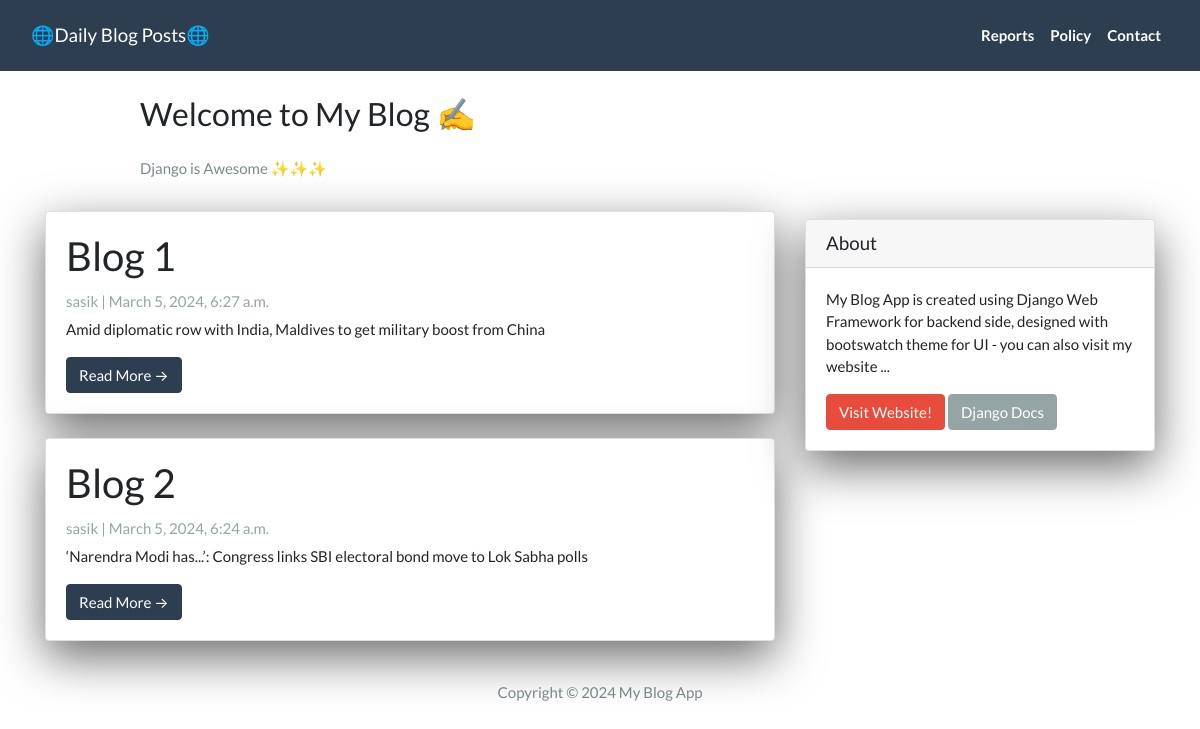
The page / on the database its author committed.
### app/models.py (models this page shows)
class Post(models.Model):
    title = models.CharField(max_length=200,unique=True)
    slug = models.CharField(max_length=200,unique=True)
    author = models.ForeignKey(User, on_delete=models.CASCADE, related_name='blog_posts')
    created_on = models.DateTimeField(auto_now_add=True)
    updated_on = models.DateTimeField(auto_now=True)
    content = models.TextField()
    status = models.IntegerField(choices=STATUS, default=0)

### app/views.py (the view)
# urls.py: path('', views.PostList.as_view(), name="home"),
class PostList(generic.ListView):
  queryset = Post.objects.filter(status=1).order_by('-created_on')
  template_name = 'index.html'

### app/templates/index.html (shortened to what this page needs)
{% extends "base.html" %}
{% block content %}
<header class="masthead">
  <div class="container">
    <div class="row">
      <div class=" col-md-8 col-md-10 mx-auto">
        <div class="site-heading">
          <h3 class=" site-heading my-4 mt-3 text-black"> Welcome to My Blog ✍️ </h3>
          <p class="text-dark">Django is Awesome ✨✨✨ </p>
        </div>
      </div>
    </div>
  </div>
</header>
<div class="container">
  <div class="row">
    <div class="col-md-8 mt-3 left">
      {% for post in post_list %}
      <div class="card mb-4">
        <div class="card-body">
          <h2 class="card-title">{{ post.title }}</h2>
          <p class="card-text text-muted h6">{{ post.author }} | {{ post.created_on}} </p>
          <p class="card-text">{{post.content|slice:":200"}}</p>
          <a href="{% url 'post_detail' post.slug  %}" class="btn btn-primary">Read More &rarr;</a>
        </div>
      </div>
      {% endfor %}
    </div>
    {% block sidebar %}
    {% include 'sidebar.html' %}
    {% endblock sidebar %}
  </div>
</div>
{%endblock%}

### app/templates/base.html (shortened to what this page needs)
<!DOCTYPE html>
<html>
<head>
  <link rel="stylesheet" href="https://stackpath.bootstrapcdn.com/bootswatch/4.5.2/flatly/bootstrap.min.css">
</head>
<body>
  <nav class="navbar navbar-expand-lg navbar-dark bg-primary" id="mainNav">
    <div class="container-fluid">
      <a class="navbar-brand" href="{% url 'home' %}">🌐Daily Blog Posts🌐</a>
      <div class="collapse navbar-collapse" id="navbarResponsive">
        <ul class="navbar-nav ml-auto">
          <li class="nav-item text-black">
            <a class="nav-link text-black font-weight-bold" href="#">Reports</a>
          </li>
          <li class="nav-item text-black">
            <a class="nav-link text-black font-weight-bold" href="#">Policy</a>
          </li>
          <li class="nav-item text-black">
            <a class="nav-link text-black font-weight-bold" href="#">Contact</a>
          </li>
        </ul>
      </div>
    </div>
  </nav>
  {% block content %}{% endblock content %}
  <footer class="py-3 bg-grey">
    <p class="m-0 text-dark text-center ">Copyright &copy; 2024 My Blog App </p>
  </footer>
</body>
</html>

### app/templates/sidebar.html (shortened to what this page needs)
{% block sidebar %}
<div class="col-md-4 float-right ">
  <div class="card my-4">
    <h5 class="card-header">About</h5>
    <div class="card-body">
      <p class="card-text"> My Blog App is created using Django Web Framework for backend side, designed with bootswatch
        theme for UI - you can also visit my website ... </p>
      <a href="https://bekbrace.com" class="btn btn-danger">Visit Website!</a>
      <a href="https://docs.djangoproject.com/en/3.1/" class="btn btn-secondary">Django Docs</a>
    </div>
  </div>
</div>
{% endblock sidebar %}

### app/templates/sidebar.html (style rules this page uses)
.card { box-shadow: 0 16px 48px #6a6a6b; }

### rows shown on the page
Post: title "Blog 1", author "sasik", created_on "March 5, 2024, 6:27 a.m.", content "Amid diplomatic row with India, Maldives to get military boost from China"
Post: title "Blog 2", author "sasik", created_on "March 5, 2024, 6:24 a.m.", content "‘Narendra Modi has...’: Congress links SBI electoral bond move to Lok Sabha polls"
